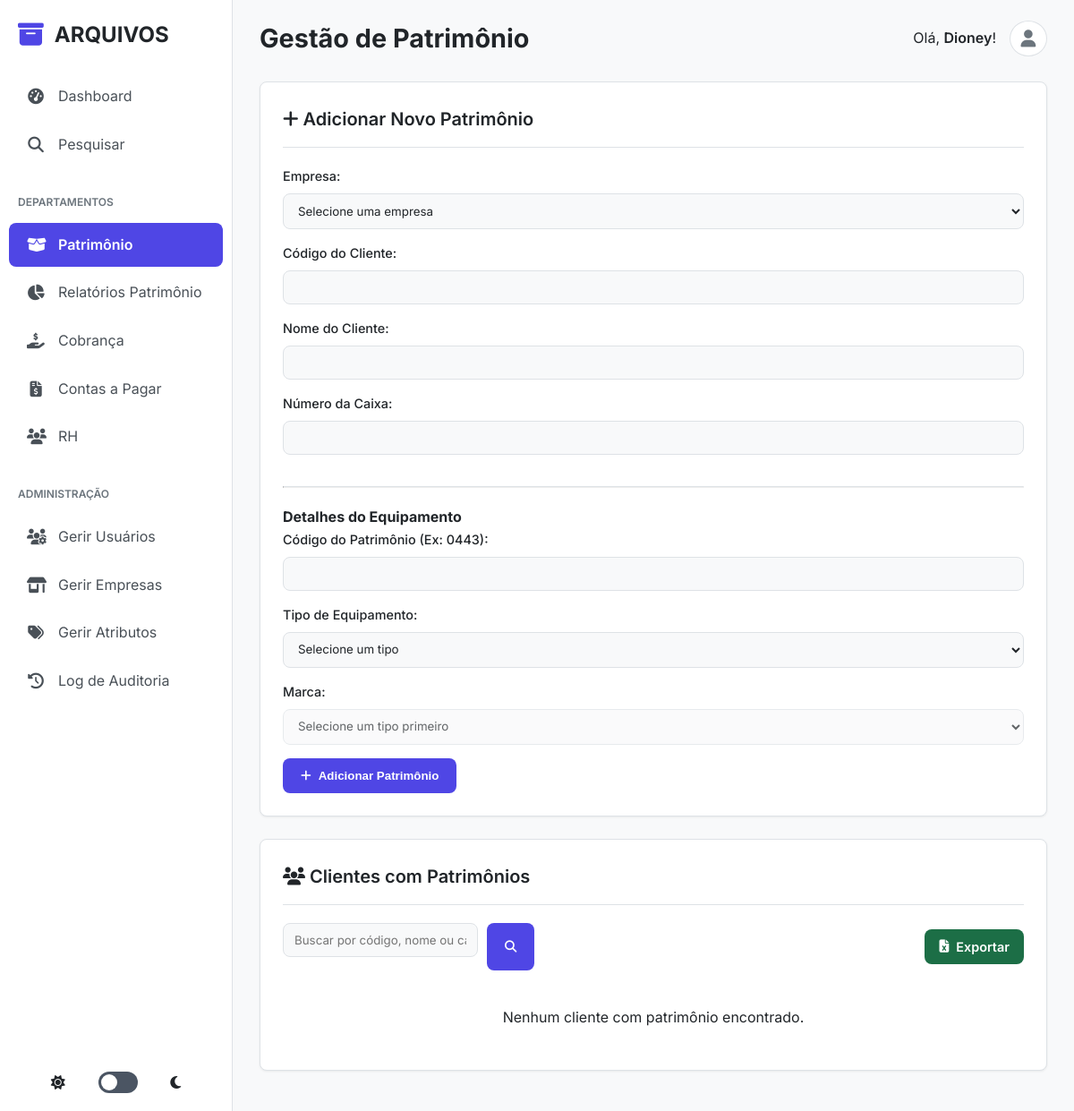
Before: /patrimonio/dashboard?page=4 (signed in) with the older database file.
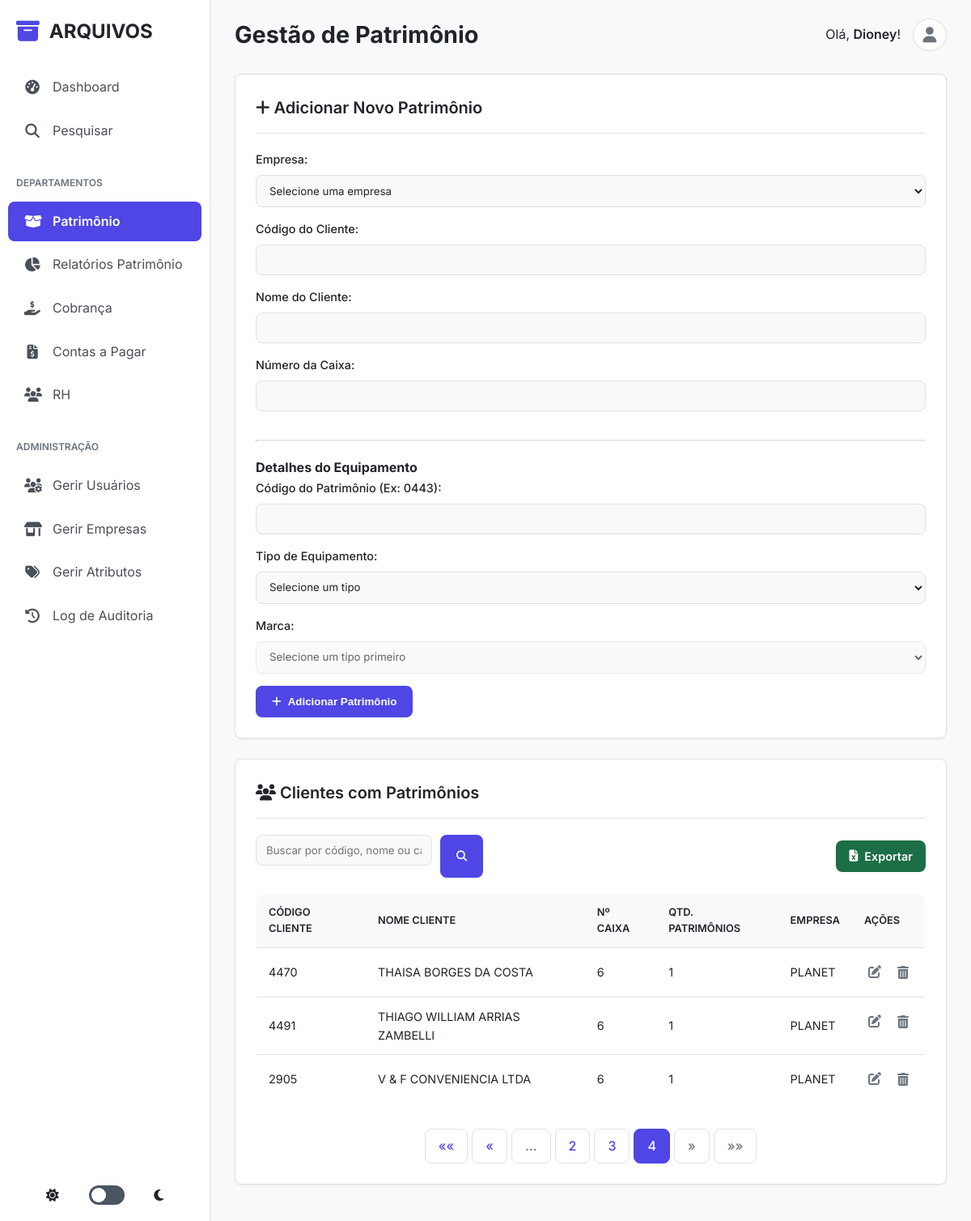
After: the same page with the newer database file.
### tables this page shows
CREATE TABLE clientes (
            id INTEGER PRIMARY KEY AUTOINCREMENT,
            codigo_cliente TEXT NOT NULL,
            nome_cliente TEXT NOT NULL,
            numero_caixa TEXT NOT NULL DEFAULT '',
            store_id INTEGER,
            UNIQUE(codigo_cliente, store_id),
            FOREIGN KEY (store_id) REFERENCES stores(id)
        );

CREATE TABLE stores (
            id INTEGER PRIMARY KEY AUTOINCREMENT,
            name TEXT UNIQUE NOT NULL
        );

### app.py (the view, shortened to what this page needs)
@app.route('/patrimonio/dashboard', methods=['GET', 'POST'])
@login_required
@role_required(['super_admin', 'admin_patrimonio'])
def patrimonio_dashboard():
    db = get_db()
    page = request.args.get('page', 1, type=int)
    search_query = request.args.get('search', '').strip()
    params = []
    where_clauses = []
    if session['role'] != 'super_admin':
        where_clauses.append("c.store_id = ?")
        params.append(session.get('store_id'))
    if search_query:
        search_term = f"%{search_query}%"
        where_clauses.append("(c.codigo_cliente LIKE ? OR c.nome_cliente LIKE ? OR c.numero_caixa LIKE ?)")
        params.extend([search_term, search_term, search_term])
    base_query = "FROM clientes c LEFT JOIN stores s ON c.store_id = s.id"
    if where_clauses:
        base_query += " WHERE " + " AND ".join(where_clauses)
    total_items = db.execute(f"SELECT COUNT(c.id) {base_query}", params).fetchone()[0]
    total_pages = (total_items + PER_PAGE - 1) // PER_PAGE if total_items > 0 else 1
    offset = (page - 1) * PER_PAGE
    clientes_raw = db.execute(f"SELECT c.*, s.name as store_name {base_query} ORDER BY c.nome_cliente ASC LIMIT ? OFFSET ?", params + [PER_PAGE, offset]).fetchall()
    clientes_list = []
    for cliente in clientes_raw:
        cliente_dict = dict(cliente)
        count = db.execute("SELECT COUNT(id) FROM patrimonio_items WHERE cliente_id = ?", (cliente_dict['id'],)).fetchone()[0]
        cliente_dict['patrimonio_count'] = count
        clientes_list.append(cliente_dict)
    tipos = db.execute("SELECT * FROM tipos_equipamento ORDER BY nome").fetchall()
    stores = db.execute("SELECT * FROM stores ORDER BY name").fetchall() if session['role'] == 'super_admin' else []
    tamanhos = db.execute("SELECT * FROM tamanhos ORDER BY nome").fetchall()
    stores = db.execute("SELECT * FROM stores ORDER BY name").fetchall() if session['role'] == 'super_admin' else []
    return render_template('patrimonio/patrimonio_dashboard.html', clientes=clientes_list, tipos=tipos, tamanhos=tamanhos, stores=stores, page=page, total_pages=total_pages, search=search_query)

### app.py (called while the page is built)
@app.before_request
def log_request_info():
    print(f"\n>>> REQUISIÇÃO RECEBIDA: {request.method} {request.path}")
    print(f">>> Cabeçalho 'Cookie': {request.headers.get('Cookie')}")
    print(f">>> Sessão no início da requisição: {dict(session)}")

def login_required(f):
    @wraps(f)
    def decorated_function(*args, **kwargs):
        print(f"--- Verificando @login_required para a rota: '{request.endpoint}'")
        if 'logged_in' not in session:
            print(f"--- FALHA em @login_required. Sessão atual: {dict(session)}")
            flash('Você precisa fazer login para acessar esta página.', 'danger')
            return redirect(url_for('admin_login'))
        print(f"--- SUCESSO em @login_required. Usuário '{session.get('username')}' está logado.")
        return f(*args, **kwargs)
    return decorated_function

### database.py (called while the page is built)
def get_db():
    if 'db' not in g:
        g.db = sqlite3.connect(DATABASE)
        g.db.row_factory = sqlite3.Row
    return g.db

### templates/patrimonio/patrimonio_dashboard.html (shortened to what the changed rows need)
{% extends "base.html" %}
{% block page_title %}Gestão de Patrimônio{% endblock %}
{% block content %}
<div class="card">
    <h2><i class="fas fa-plus"></i> Adicionar Novo Patrimônio</h2>
</div>
<div class="card">
    <h2><i class="fas fa-users"></i> Clientes com Patrimônios</h2>
    <div class="table-wrapper">
        {% if clientes %}
            <table>
                <thead>
                    <tr>
                        <th>Código Cliente</th>
                        <th>Nome Cliente</th>
                        <th>Nº Caixa</th>
                        <th>Qtd. Patrimônios</th>
                        {% if session.role == 'super_admin' %}<th>Empresa</th>{% endif %}
                        <th>Ações</th>
                    </tr>
                </thead>
                <tbody>
                    {% for cliente in clientes %}
                        <tr data-id="{{ cliente.id }}">
                            <td>{{ cliente.codigo_cliente }}</td>
                            <td>{{ cliente.nome_cliente }}</td>
                            <td>{{ cliente.numero_caixa }}</td>
                            <td>{{ cliente.patrimonio_count }}</td>
                            {% if session.role == 'super_admin' %}<td>{{ cliente.store_name or 'N/A' }}</td>{% endif %}
                            <td class="actions">
                                <a href="{{ url_for('patrimonio_edit', cliente_id=cliente.id) }}" title="Editar" class="edit"><i class="fas fa-edit"></i></a>
                                <form action="{{ url_for('patrimonio_delete', cliente_id=cliente.id) }}" method="POST" style="display:inline;" onsubmit="return confirm('Tem certeza que deseja excluir este cliente e TODOS os seus patrimônios?');">
                                    <button type="submit" title="Excluir" class="delete"><i class="fas fa-trash-alt"></i></button>
                                </form>
                            </td>
                        </tr>
                    {% endfor %}
                </tbody>
            </table>
        {% else %}
            <p style="text-align:center; padding: 20px;">Nenhum cliente com patrimônio encontrado.</p>
        {% endif %}
    </div>
    {% include '_pagination.html' %}
</div>
{% endblock %}

Changed rows visible on the page:
added clientes: codigo_cliente "4470", nome_cliente "THAISA BORGES DA COSTA", numero_caixa "6", patrimonio_count "1", name "PLANET"
added clientes: codigo_cliente "4491", nome_cliente "THIAGO WILLIAM ARRIAS ZAMBELLI", numero_caixa "6", patrimonio_count "1", name "PLANET"
added clientes: codigo_cliente "2905", nome_cliente "V & F CONVENIENCIA LTDA", numero_caixa "6", patrimonio_count "1", name "PLANET"
Other visible differences:
text no longer shown: "Nenhum cliente com patrimônio encontrado."
text now shown: "CÓDIGO CLIENTE NOME CLIENTE Nº CAIXA QTD. PATRIMÔNIOS EMPRESA AÇÕES «« « » »»"
new list line: "2"
new list line: "3"
new list line: "4"
